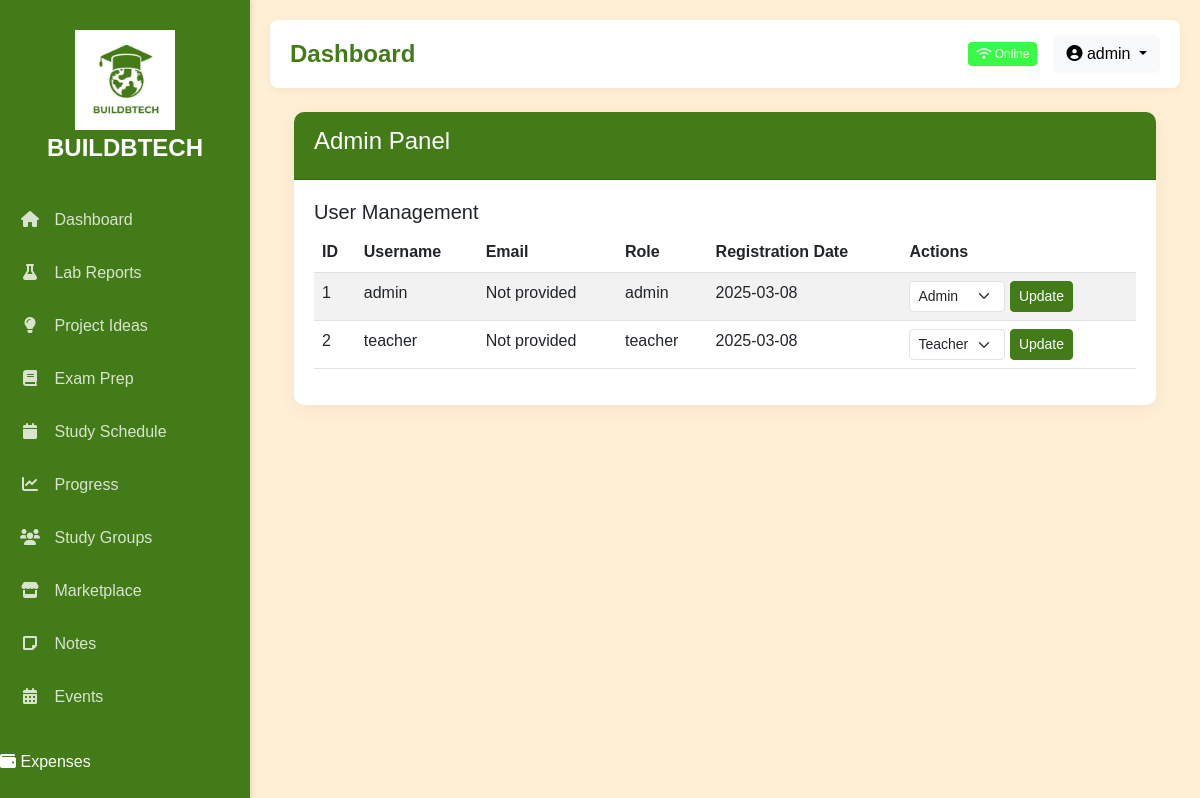
Page /admin (signed in) on the earlier database version.
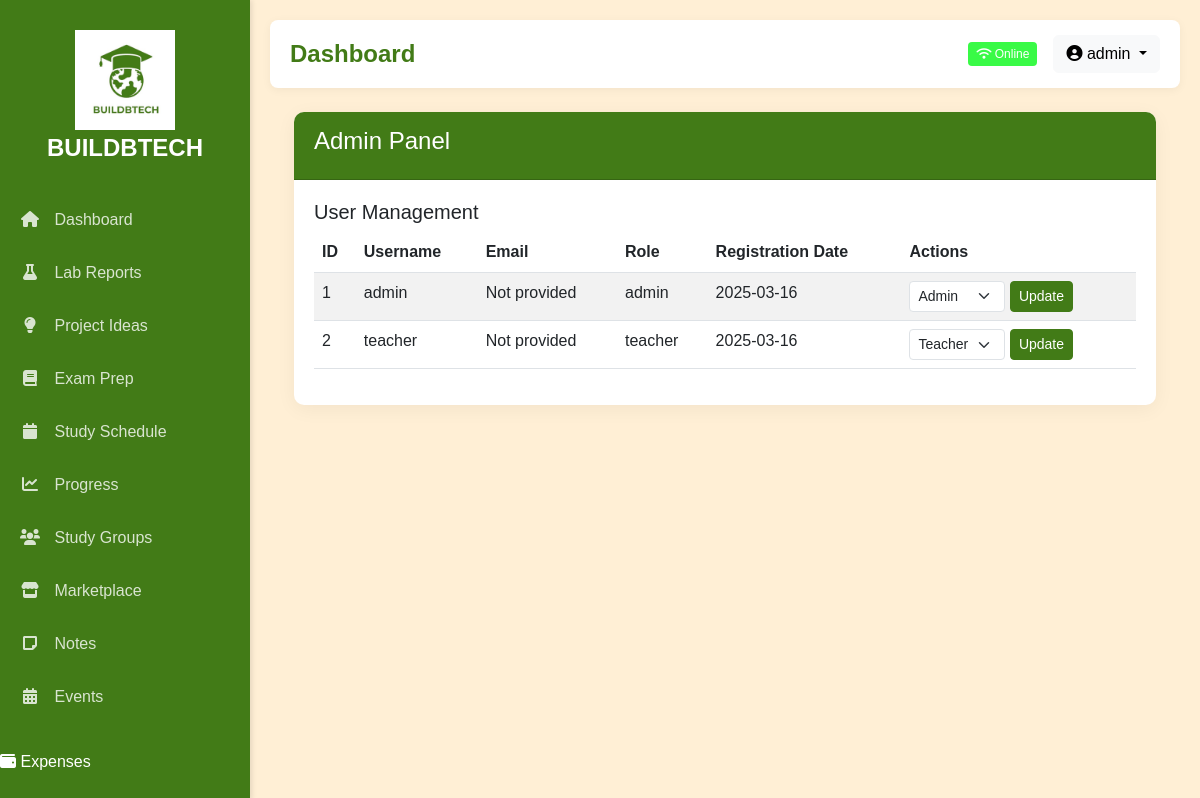
Same page on the later database version.
### app.py (models this page shows)
class User(UserMixin, db.Model):
    id = db.Column(db.Integer, primary_key=True)
    username = db.Column(db.String(100), unique=True, nullable=False)
    password = db.Column(db.String(256), nullable=False)
    email = db.Column(db.String(100), nullable=True)
    role = db.Column(db.String(20), default='student')  # 'student', 'teacher', 'admin'
    profile_completed = db.Column(db.Boolean, default=False)
    created_at = db.Column(db.DateTime, default=db.func.current_timestamp())
    lab_reports = db.relationship('LabReport', backref='author', lazy=True)
    projects = db.relationship('Project', backref='owner', lazy=True)
    study_plans = db.relationship('StudyPlan', backref='user', lazy=True)
    expenses = db.relationship('Expense', backref='user', lazy=True)
    events = db.relationship('Event', backref='participants', lazy=True)
    notes = db.relationship('Note', backref='author', lazy=True)
    def is_admin(self):
        return self.role == 'admin'
    def is_teacher(self):
        return self.role == 'teacher' or self.role == 'admin'

### app.py (the view)
@app.route('/admin')
@login_required
def admin_panel():
    if not current_user.is_admin():
        flash('Access denied: Admin privileges required')
        return redirect(url_for('index'))
    users = User.query.all()
    return render_template('features/admin_panel.html', users=users)

### app.py (called while the page is built)
@login_manager.user_loader
def load_user(user_id):
    return User.query.get(int(user_id))

### templates/features/admin_panel.html (shortened to what this page needs)
{% extends 'base.html' %}
{% block content %}
<div class="container mt-4">
    <div class="row">
        <div class="col-12">
            <div class="card">
                <div class="card-header">
                    <h4>Admin Panel</h4>
                </div>
                <div class="card-body">
                    <h5>User Management</h5>
                    <div class="table-responsive">
                        <table class="table table-striped">
                            <thead>
                                <tr>
                                    <th>ID</th>
                                    <th>Username</th>
                                    <th>Email</th>
                                    <th>Role</th>
                                    <th>Registration Date</th>
                                    <th>Actions</th>
                                </tr>
                            </thead>
                            <tbody>
                                {% for user in users %}
                                <tr>
                                    <td>{{ user.id }}</td>
                                    <td>{{ user.username }}</td>
                                    <td>{{ user.email or 'Not provided' }}</td>
                                    <td>{{ user.role }}</td>
                                    <td>{{ user.created_at.strftime('%Y-%m-%d') }}</td>
                                    <td>
                                        <form action="{{ url_for('update_user_role', user_id=user.id) }}" method="post" class="d-inline">
                                            <select name="role" class="form-select form-select-sm d-inline w-auto">
                                                <option value="teacher" {% if user.role == 'teacher' %}selected{% endif %}>Teacher</option>
                                                <option value="admin" {% if user.role == 'admin' %}selected{% endif %}>Admin</option>
                                            </select>
                                            <button type="submit" class="btn btn-primary btn-sm">Update</button>
                                        </form>
                                    </td>
                                </tr>
                                {% endfor %}
                            </tbody>
                        </table>
                    </div>
                </div>
            </div>
        </div>
    </div>
</div>
{% endblock %}

### templates/base.html (shortened to what this page needs)
<!DOCTYPE html>
<html lang="en">
<head>
    <link href="https://cdn.jsdelivr.net/npm/bootstrap@5.3.0/dist/css/bootstrap.min.css" rel="stylesheet">
    <link rel="stylesheet" href="https://cdnjs.cloudflare.com/ajax/libs/font-awesome/6.0.0/css/all.min.css">
</head>
<body>
    <div class="sidebar" id="sidebar">
        <div class="logo">
            <img src="{{ url_for('static', filename='images/logo.ico') }}" alt="BUILDBTECH" style="max-width: 100%; max-height: 100px;">
            <span>BUILDBTECH</span>
        </div>
        <ul class="nav flex-column">
            <li>
                <a href="{{ url_for('index') }}" class="{{ 'active' if request.path == url_for('index') }}">
                    <i class="fas fa-home"></i> <span>Dashboard</span>
                </a>
            </li>
            <li>
                <a href="{{ url_for('lab_reports') }}" class="{{ 'active' if 'lab-reports' in request.path }}">
                    <i class="fas fa-flask"></i> <span>Lab Reports</span>
                </a>
            </li>
            <li>
                <a href="{{ url_for('project_ideas') }}" class="{{ 'active' if 'project-ideas' in request.path }}">
                    <i class="fas fa-lightbulb"></i> <span>Project Ideas</span>
                </a>
            </li>
            <li>
                <a href="{{ url_for('exam_prep') }}" class="{{ 'active' if 'exam-prep' in request.path }}">
                    <i class="fas fa-book"></i> <span>Exam Prep</span>
                </a>
            </li>
            <li>
                <a href="{{ url_for('schedule') }}" class="{{ 'active' if 'schedule' in request.path }}">
                    <i class="fas fa-calendar"></i> <span>Study Schedule</span>
                </a>
            </li>
            <li>
                <a href="{{ url_for('progress') }}" class="{{ 'active' if 'progress' in request.path }}">
                    <i class="fas fa-chart-line"></i> <span>Progress</span>
                </a>
            </li>
            <li>
                <a href="{{ url_for('study_groups') }}" class="{{ 'active' if 'study-groups' in request.path }}">
                    <i class="fas fa-users"></i> <span>Study Groups</span>
                </a>
            </li>
            <li>
                <a href="{{ url_for('marketplace') }}" class="{{ 'active' if 'marketplace' in request.path }}">
                    <i class="fas fa-store"></i> <span>Marketplace</span>
                </a>
            </li>
            <li>
                <a href="{{ url_for('notes') }}" class="{{ 'active' if 'notes' in request.path }}">
                    <i class="fas fa-sticky-note"></i> <span>Notes</span>
                </a>
            </li>
            <li>
                <a href="{{ url_for('events') }}" class="{{ 'active' if 'events' in request.path }}">
                    <i class="fas fa-calendar-alt"></i> <span>Events</span>
                </a>
            </li>
            <li>
                <a href="{{ url_for('expense_tracker') }}" class="{{ 'active' if 'expense-tracker' in request.path }}"></a>
                    <i class="fas fa-wallet"></i> <span>Expenses</span>
            </li>
        </ul>
    </div>
    <div class="content-container" id="content">
        <div class="top-bar">
            <div>
                <h1>{% block page_title %}Dashboard{% endblock %}</h1>
            </div>
            <div class="d-flex align-items-center">
                <span id="connection-status" class="online-badge me-3">
                </span>
                <div class="user-dropdown">
                    <div class="dropdown">
                        <button class="btn btn-light dropdown-toggle" type="button" id="userDropdown" data-bs-toggle="dropdown" aria-expanded="false">
                            <i class="fas fa-user-circle"></i> {{ current_user.username }}
                        </button>
                    </div>
                </div>
            </div>
        </div>
        <div class="container-fluid">
            {% block content %}{% endblock %}
        </div>
    </div>
</body>
</html>

### templates/base.html (style rules this page uses)
:root { --primary-color: rgb(66, 123, 23); --secondary-color: #5fff47; --accent-color: #ffdab9; --text-color: rgb(66, 123, 23); --background-color: #ffefd5; --sidebar-width: 250px; }
body { font-family: 'Comic Sans MS', cursive, sans-serif; background-color: var(--background-color); color: var(--text-color); min-height: 100vh; }
.sidebar { position: fixed; top: 0; left: 0; height: 100vh; width: var(--sidebar-width); background: var(--primary-color); color: white; padding-top: 20px; z-index: 1000; transition: all 0.3s; box-shadow: 2px 0 5px rgba(0,0,0,0.1); }
.sidebar .logo { padding: 10px 15px; margin-bottom: 20px; font-size: 24px; font-weight: bold; text-align: center; }
.sidebar ul.nav { padding: 0; list-style: none; }
.sidebar ul.nav li { padding: 0; margin-bottom: 5px; }
.sidebar ul.nav li a { padding: 12px 20px; color: rgba(255,255,255,0.8); display: block; text-decoration: none; transition: all 0.3s; font-size: 16px; }
.sidebar ul.nav li a i { margin-right: 10px; width: 20px; text-align: center; }
.content-container { margin-left: var(--sidebar-width); padding: 20px; transition: all 0.3s; min-height: 100vh; }
.top-bar { background: white; padding: 15px 20px; margin-bottom: 20px; border-radius: 8px; box-shadow: 0 2px 10px rgba(0,0,0,0.05); display: flex; justify-content: space-between; align-items: center; }
.top-bar h1 { margin: 0; font-size: 24px; font-weight: 600; }
.user-dropdown { position: relative; }
.card { border: none; border-radius: 10px; box-shadow: 0 4px 20px rgba(0,0,0,0.05); margin-bottom: 20px; transition: transform 0.3s; }
.card-header { background-color: var(--primary-color); color: white; border-radius: 10px 10px 0 0 !important; padding: 15px 20px; font-weight: 600; }
.card-body { padding: 20px; }
.btn-primary { background-color: var(--primary-color); border-color: var(--primary-color); }
.online-badge { background-color: #39fa46; color: white; padding: 3px 8px; border-radius: 4px; font-size: 12px; }

Differences in the rows shown:
changed User "admin": created_at "2025-03-08" → "2025-03-16"
changed User "teacher": created_at "2025-03-08" → "2025-03-16"
